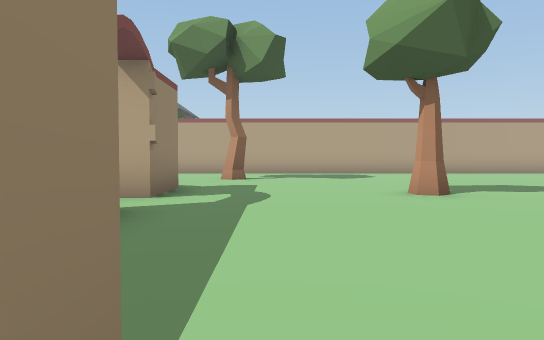
View 1 (above)

24 first-person views from a walk through a 3-D level made in the Unity game engine. The camera is 1.2 m above the floor, tilts 2° down and sees 70° across. The floor is counted in squares, 2 m on a side. Each view is taken from the middle of a square. On the plan, view 1 faces up. The plan holds only what a view shows up to about 11 squares ahead; the rest is blank. The place goes on beyond the plan. The player is left out. Door leaves are left out, so doorways stand open.

View 2
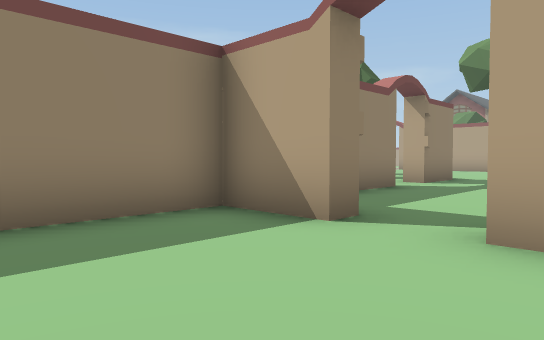

View 3
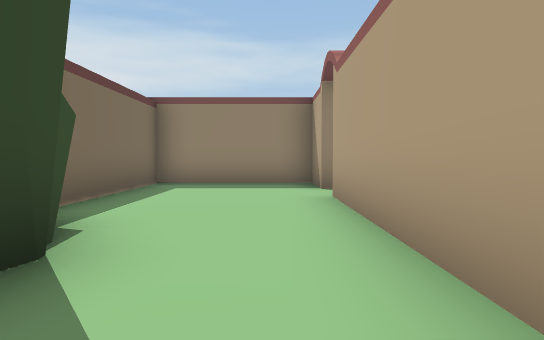

View 4
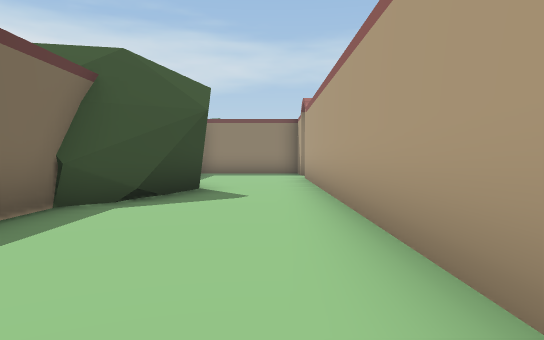

View 5
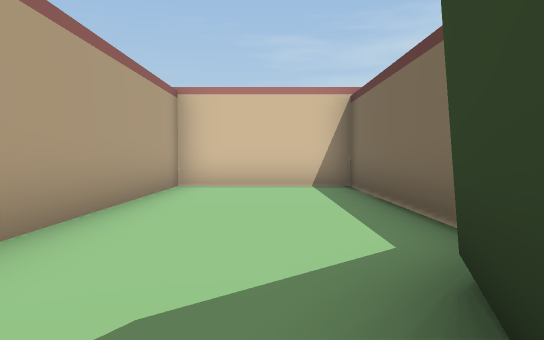

View 6
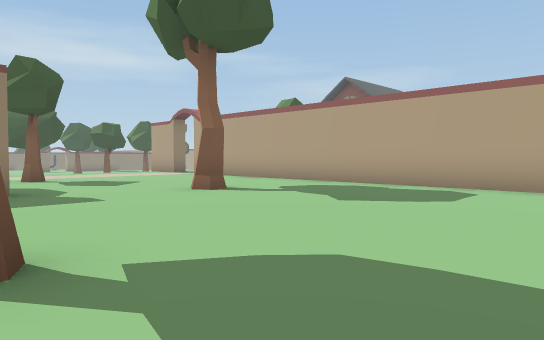

View 7
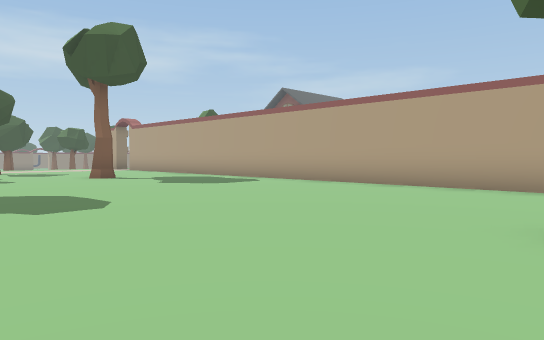

View 8
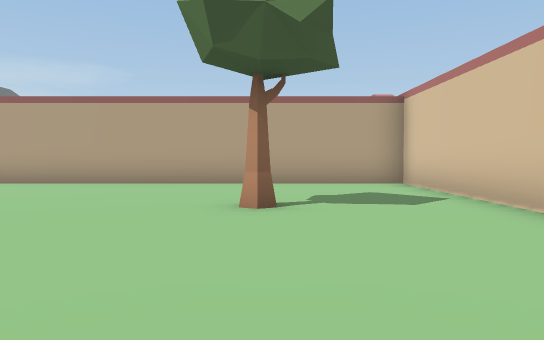

View 9
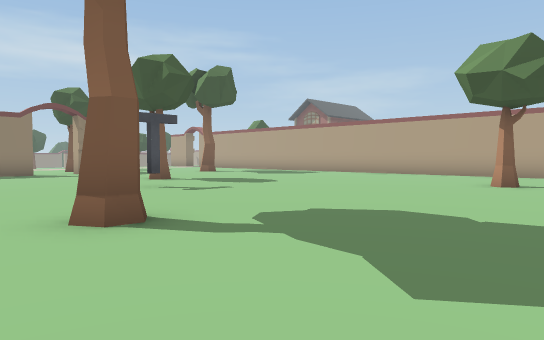

View 10
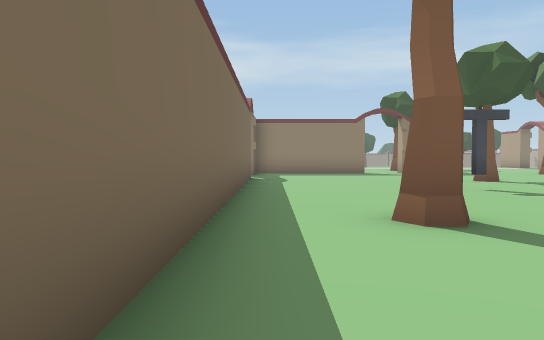

View 11
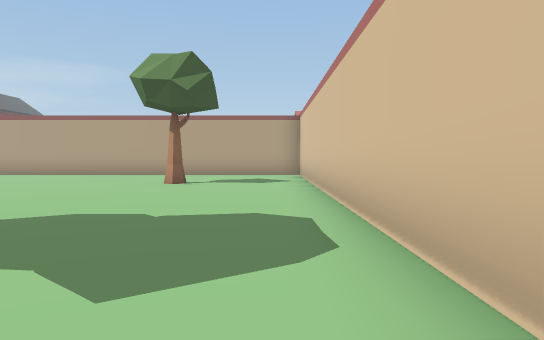

View 12
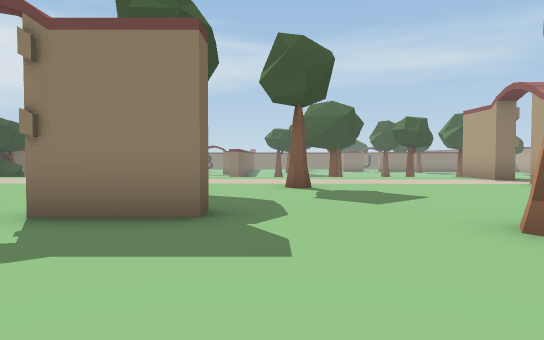

View 13
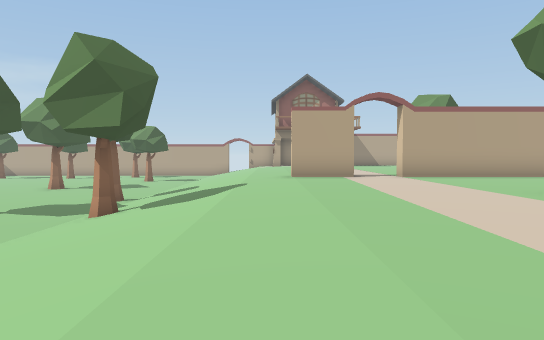

View 14
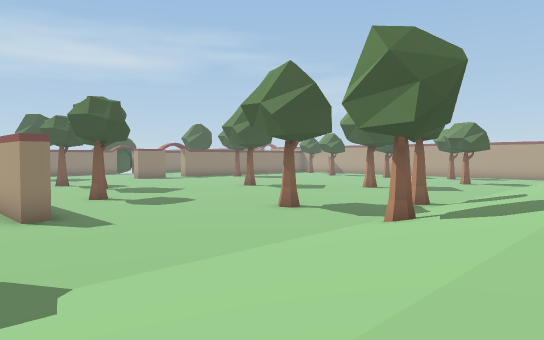

View 15
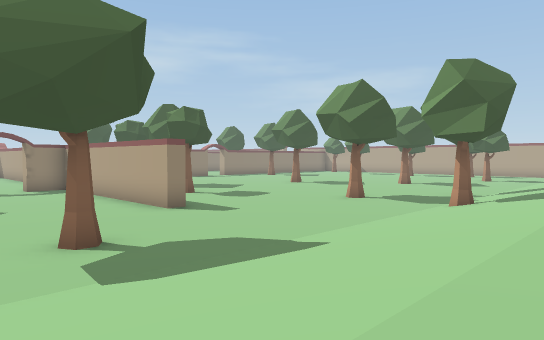

View 16
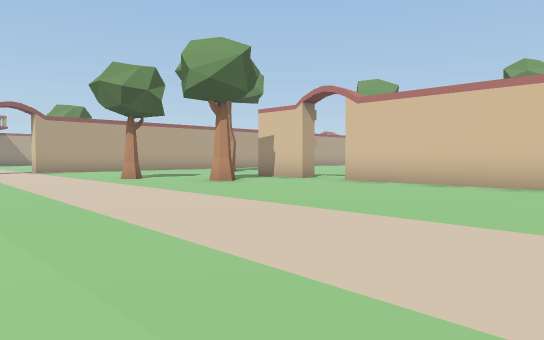

View 17
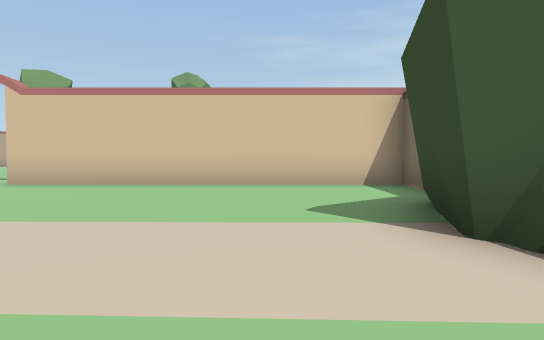

View 18
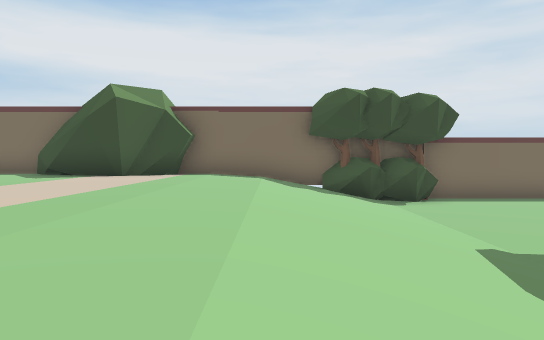

View 19
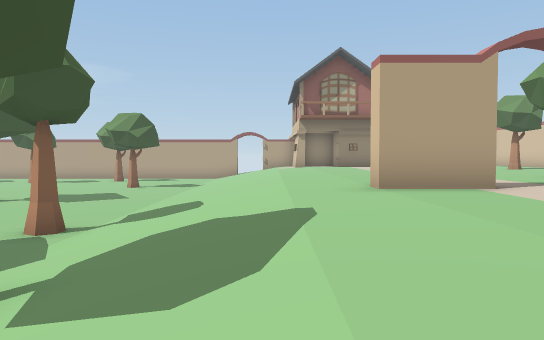

View 20
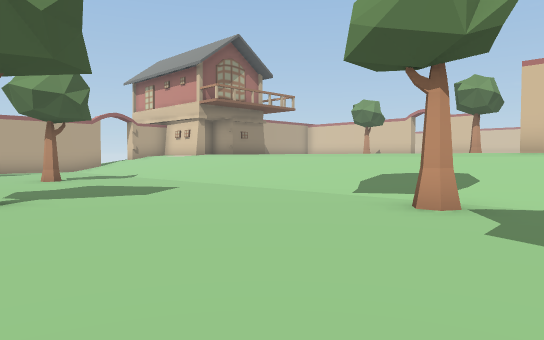

View 21
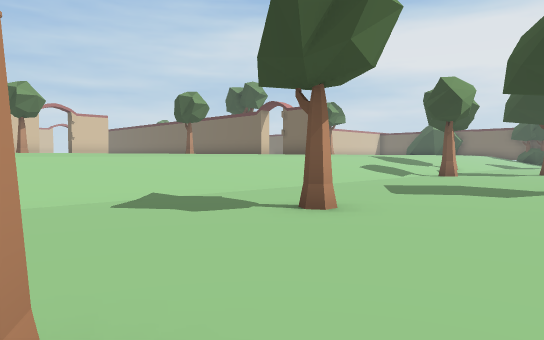

View 22
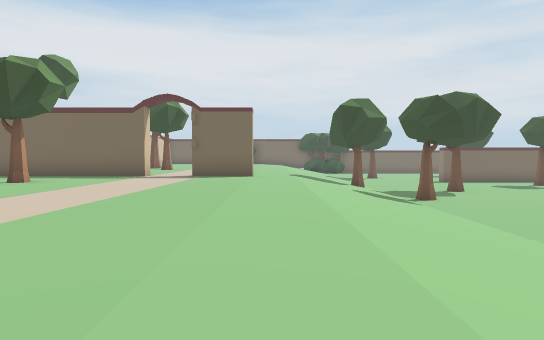

View 23
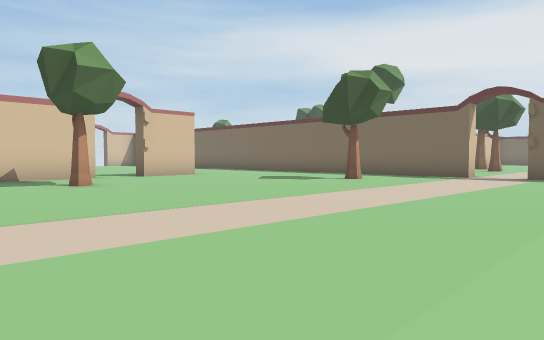

View 24
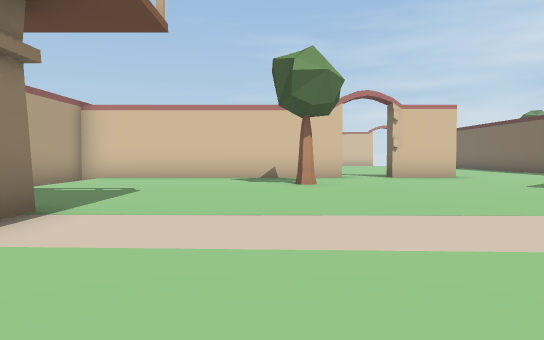

### Floor plan
Key: @ floor where view 1 was taken; # wall or solid block; . main floor; - floor 1.25 m lower than the main floor; / step, stairs or slope; T tree.
Columns run from 19 left of view 1 to 13 right of it. Each row starts with its distance up from view 1.
 28                  ####
 27                .....#
 26 -T-          #......#
 25 ------// ...........#
 24 ------///...........#
 23 ------///...........#
 22  --T--///........T..#
 21  -----///............
 20  -----///...........
 19  -----///...........#
 18  T----///...........
 17  -----///......T....
 16  -----///.......
 15 ------///........
 14 -----T///.##.####################
 13 ------///.......................#
 12 ------///.......................#
 11 ---T--///.......................#
 10 ------T//.........T..........T..#
  9 ------///....T..................#
  8 ------///.......................#
  7 ------///........#..............#
  6 #-----///......T.#....T.........#
  5 ------///...............#.......#
  4 ------///........#..............#
  3 ---T--///........#..............#
  2  -----///........#.........T....#
  1     --///........#..............#
  0    ---///........##@.############
 -1   ----///........#..............#
 -2   ----///........#..............#
 -3  ---TTT//..####..#.....####.....#
 -4  ###########  ########    #######

Where each view was taken, in squares from view 1:
view 1: 0 up, 0 right, facing up
view 2: 3 down, 2 right, facing up-left
view 3: 1 down, 7 right, facing left
view 4: 1 down, 12 right, facing left
view 5: 2 down, 5 right, facing right
view 6: 6 up, 5 right, facing up-left
view 7: 6 up, 10 right, facing up-left
view 8: 5 up, 10 right, facing up
view 9: 1 up, 12 right, facing up-left
view 10: 1 up, 12 right, facing left
view 11: 1 up, 12 right, facing up
view 12: 8 up, 2 right, facing left
view 13: 3 up, 10 left, facing up
view 14: 4 up, 10 left, facing up-left
view 15: 1 up, 10 left, facing up-left
view 16: 1 down, 10 left, facing up-right
view 17: 1 down, 10 left, facing right
view 18: 7 up, 11 left, facing down
view 19: 8 up, 11 left, facing up
view 20: 12 up, 19 left, facing up-right
view 21: 26 up, 19 left, facing down-right
view 22: 25 up, 10 left, facing down
view 23: 25 up, 10 left, facing down-right
view 24: 23 up, 10 left, facing right
